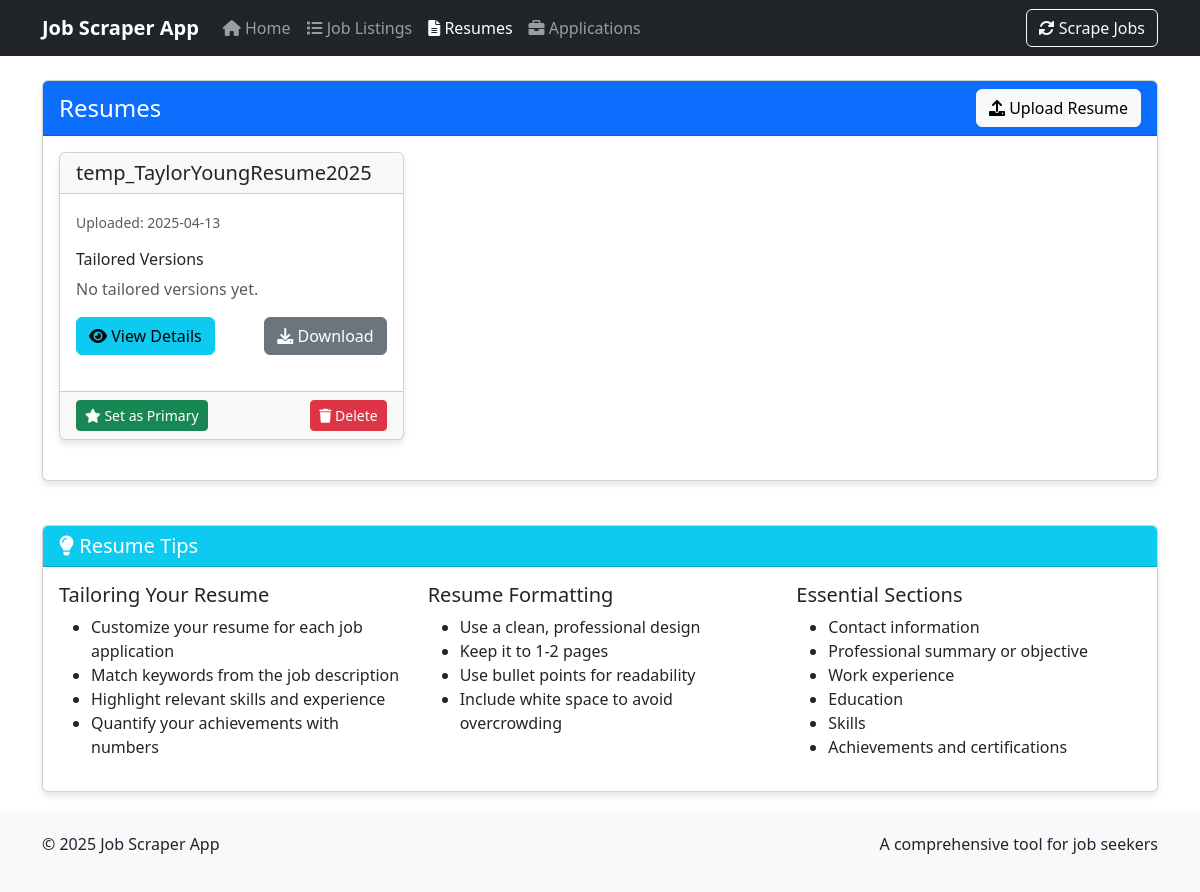
The app's page /resumes, older data.
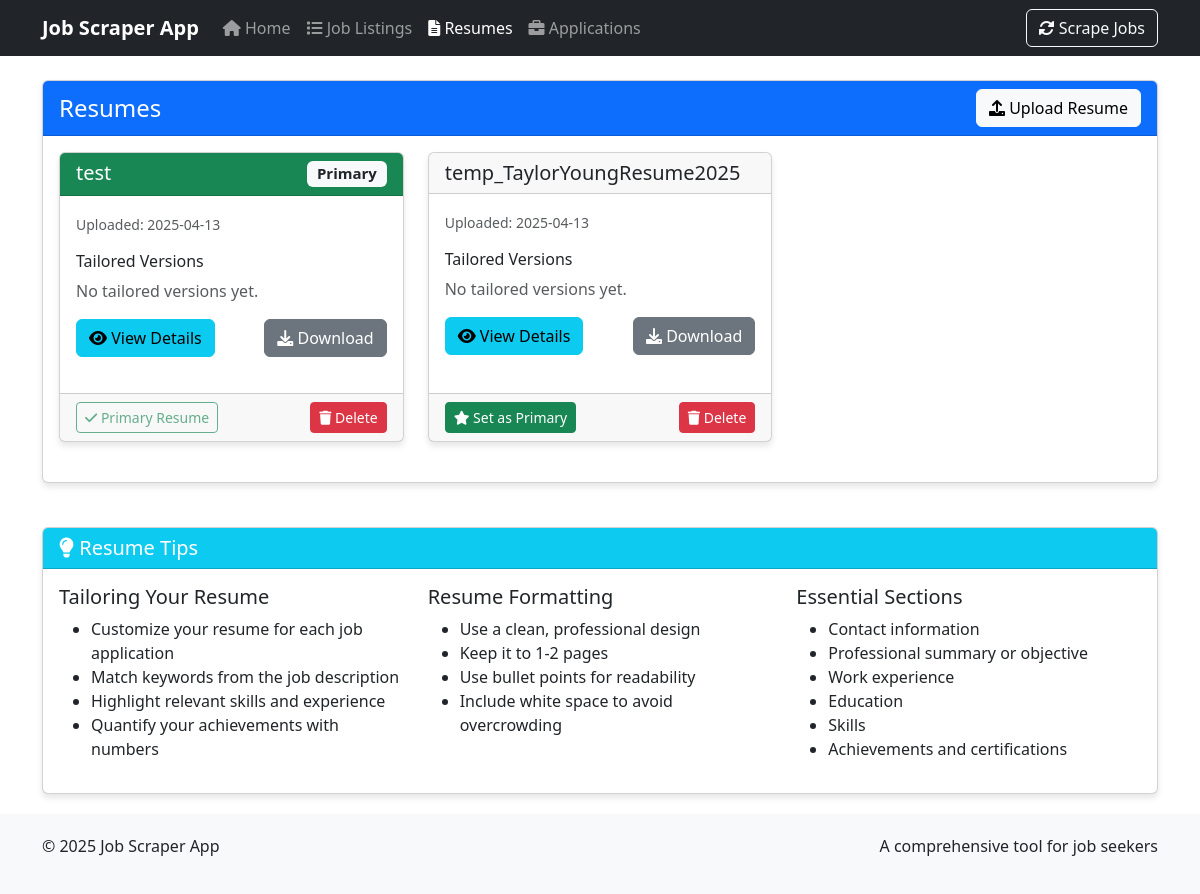
The same page, newer data.
### job_scraper_app/database/setup.py (models this page shows, shortened)
class Resume(Base):
    __tablename__ = 'resumes'
    id = Column(Integer, primary_key=True)
    name = Column(String(255), nullable=False)
    file_path = Column(String(512), nullable=False)
    content_text = Column(Text)
    upload_date = Column(DateTime, default=datetime.utcnow)
    is_primary = Column(Boolean, default=False)
    tailored_resumes = relationship("TailoredResume", back_populates="base_resume", cascade="all, delete-orphan")

### run_flask_app.py (the view)
@app.route('/resumes')
def resumes():
    session = Session()
    try:
        resumes = session.query(Resume).order_by(Resume.upload_date.desc()).all()
        return render_template('resumes.html', resumes=resumes)
    finally:
        session.close()

### job_scraper_app/ui/templates/resumes.html (shortened to what the changed rows need)
{% extends "base.html" %}
{% block content %}
<div class="row">
    <div class="col-md-12">
        <div class="card">
            <div class="card-header bg-primary text-white d-flex justify-content-between align-items-center">
                <h1 class="h4 mb-0">Resumes</h1>
            </div>
            <div class="card-body">
                {% if resumes %}
                    <div class="row">
                        {% for resume in resumes %}
                            <div class="col-md-4 mb-4">
                                <div class="card h-100">
                                    <div class="card-header {% if resume.is_primary %}bg-success text-white{% endif %}">
                                        <h5 class="mb-0">
                                            {{ resume.name }}
                                            {% if resume.is_primary %}
                                                <span class="badge bg-light text-dark float-end">Primary</span>
                                            {% endif %}
                                        </h5>
                                    </div>
                                    <div class="card-body">
                                        <p class="card-text">
                                            <small class="text-muted">Uploaded: {{ resume.upload_date.strftime('%Y-%m-%d') }}</small>
                                        </p>
                                        <h6>Tailored Versions</h6>
                                        {% if resume.tailored_resumes %}
                                            <ul class="list-group list-group-flush mb-3">
                                                {% for tailored in resume.tailored_resumes %}
                                                    <li class="list-group-item px-0">
                                                        <div class="d-flex justify-content-between align-items-center">
                                                            <div>
                                                                <strong>{{ tailored.name }}</strong><br>
                                                                <small class="text-muted">{{ tailored.creation_date.strftime('%Y-%m-%d') }}</small>
                                                            </div>
                                                            <a href="{{ url_for('download_file', filename=tailored.file_path.split('/')[-1]) }}" class="btn btn-sm btn-outline-primary">
                                                                <i class="fas fa-download"></i>
                                                            </a>
                                                        </div>
                                                    </li>
                                                {% endfor %}
                                            </ul>
                                        {% else %}
                                            <p class="text-muted">No tailored versions yet.</p>
                                        {% endif %}
                                        <div class="d-flex justify-content-between mt-3">
                                            <a href="{{ url_for('resume', resume_id=resume.id) }}" class="btn btn-info">
                                                <i class="fas fa-eye"></i> View Details
                                            </a>
                                            <a href="{{ url_for('download_file', filename=resume.file_path.split('/')[-1]) }}" class="btn btn-secondary">
                                                <i class="fas fa-download"></i> Download
                                            </a>
                                        </div>
                                    </div>
                                    <div class="card-footer">
                                        <div class="d-flex justify-content-between">
                                            {% if not resume.is_primary %}
                                                <form action="{{ url_for('set_primary_resume') }}" method="post">
                                                    <button type="submit" class="btn btn-sm btn-success">
                                                        <i class="fas fa-star"></i> Set as Primary
                                                    </button>
                                                </form>
                                            {% else %}
                                                <button class="btn btn-sm btn-outline-success" disabled>
                                                    <i class="fas fa-check"></i> Primary Resume
                                                </button>
                                            {% endif %}
                                            <form action="{{ url_for('delete_resume') }}" method="post" onsubmit="return confirm('Are you sure you want to delete this resume?');">
                                                <button type="submit" class="btn btn-sm btn-danger">
                                                    <i class="fas fa-trash"></i> Delete
                                                </button>
                                            </form>
                                        </div>
                                    </div>
                                </div>
                            </div>
                        {% endfor %}
                    </div>
                {% else %}
                    <div class="alert alert-info">
                        <i class="fas fa-info-circle"></i> You haven't uploaded any resumes yet. Click the "Upload Resume" button to get started.
                    </div>
                {% endif %}
            </div>
        </div>
    </div>
</div>
<div class="row mt-4">
    <div class="col-md-12">
        <div class="card">
            <div class="card-header bg-info text-white">
                <h2 class="h5 mb-0"><i class="fas fa-lightbulb"></i> Resume Tips</h2>
            </div>
        </div>
    </div>
</div>
{% endblock %}

Row changes from the older to the newer data that the page shows:
added Resume: name "test", is_primary "Primary", upload_date "2025-04-13"
